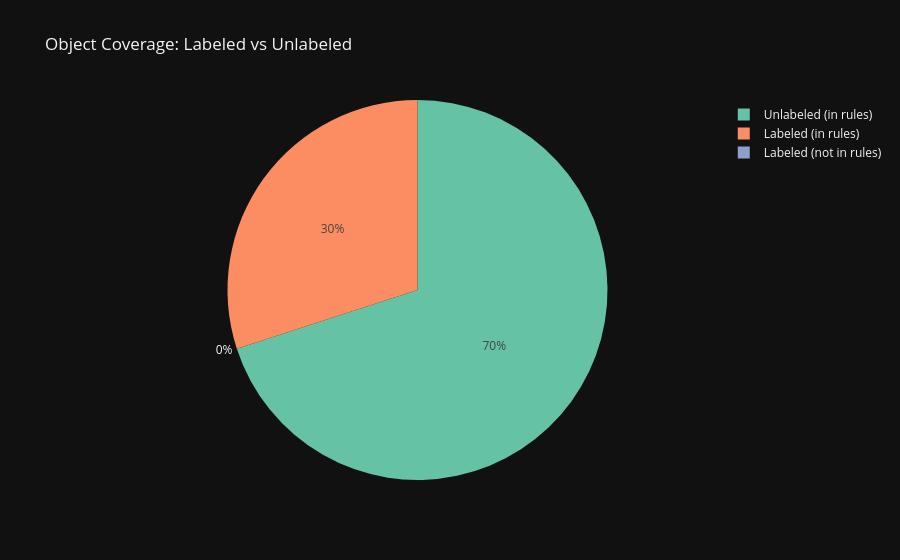

Notebook code cell kept with this figure:
### Markdown cell above
### 1.3 Labeled vs Unlabeled Objects

### Code cell
labeled_ids   = set(tags['obj_id'])
all_obj_ids   = set(all_objs)
unlabeled_ids = all_obj_ids - labeled_ids
only_in_tags  = labeled_ids - all_obj_ids   # labeled but never appear in rules / not in edge

print(f"Objects in rules             : {len(all_obj_ids)}")
print(f"Labeled objects              : {len(labeled_ids)}")
print(f"Unlabeled objects in rules   : {len(unlabeled_ids)}")
print(f"Labeled objects NOT in rules : {len(only_in_tags)}  ← no graph signal available")
print(f"Label coverage               : {len(labeled_ids & all_obj_ids) / len(all_obj_ids):.1%}")

fig = px.pie(
    names=['Labeled (in rules)', 'Unlabeled (in rules)', 'Labeled (not in rules)'],
    values=[
        len(labeled_ids & all_obj_ids),
        len(unlabeled_ids),
        len(only_in_tags),
    ],
    title='Object Coverage: Labeled vs Unlabeled',
    color_discrete_sequence=px.colors.qualitative.Set2,
)
fig.show()

### Figure 1 — Plotly figure (JSON) as saved in the notebook; plotly's stock layout.template omitted (floating-point values rounded to 4 significant figures)
{"data": [{"domain": {"x": [0, 1], "y": [0, 1]}, "hovertemplate": "label=%{label}<br>value=%{value}<extra></extra>", "labels": ["Labeled (in rules)", "Unlabeled (in rules)", "Labeled (not in rules)"], "legendgroup": "", "name": "", "showlegend": true, "values": [3000, 7000, 0], "type": "pie"}], "layout": {"legend": {"tracegroupgap": 0}, "title": {"text": "Object Coverage: Labeled vs Unlabeled"}, "piecolorway": ["rgb(102,194,165)", "rgb(252,141,98)", "rgb(141,160,203)", "rgb(231,138,195)", "rgb(166,216,84)", "rgb(255,217,47)", "rgb(229,196,148)", "rgb(179,179,179)"]}}
